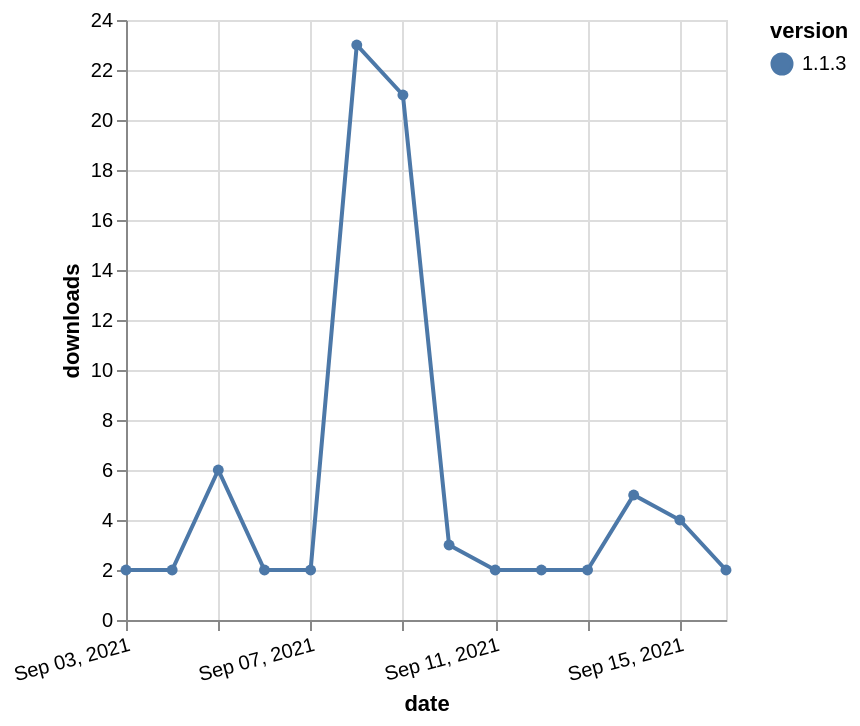

The Vega-Lite source for this figure:
### Vega-Lite specification from a JSON file in a GitHub repository (floating-point values rounded to 4 significant figures)
{"$schema": "https://vega.github.io/schema/vega-lite/v5.json", "description": "A simple bar chart with embedded data.", "data": {"values": [{"date": "2021-09-03", "total": 5729, "delta": 2, "version": "1.1.3"}, {"date": "2021-09-04", "total": 5731, "delta": 2, "version": "1.1.3"}, {"date": "2021-09-05", "total": 5737, "delta": 6, "version": "1.1.3"}, {"date": "2021-09-06", "total": 5739, "delta": 2, "version": "1.1.3"}, {"date": "2021-09-07", "total": 5741, "delta": 2, "version": "1.1.3"}, {"date": "2021-09-08", "total": 5764, "delta": 23, "version": "1.1.3"}, {"date": "2021-09-09", "total": 5785, "delta": 21, "version": "1.1.3"}, {"date": "2021-09-10", "total": 5788, "delta": 3, "version": "1.1.3"}, {"date": "2021-09-11", "total": 5790, "delta": 2, "version": "1.1.3"}, {"date": "2021-09-12", "total": 5792, "delta": 2, "version": "1.1.3"}, {"date": "2021-09-13", "total": 5794, "delta": 2, "version": "1.1.3"}, {"date": "2021-09-14", "total": 5799, "delta": 5, "version": "1.1.3"}, {"date": "2021-09-15", "total": 5803, "delta": 4, "version": "1.1.3"}, {"date": "2021-09-16", "total": 5805, "delta": 2, "version": "1.1.3"}]}, "width": "container", "mark": {"type": "line", "point": {"filled": true}}, "encoding": {"x": {"field": "date", "type": "temporal", "timeUnit": "yearmonthdate", "title": "date", "axis": {"labelAngle": -15}}, "y": {"field": "delta", "type": "quantitative", "title": "downloads"}, "color": {"field": "version", "type": "nominal"}, "tooltip": {"field": "delta"}}}
